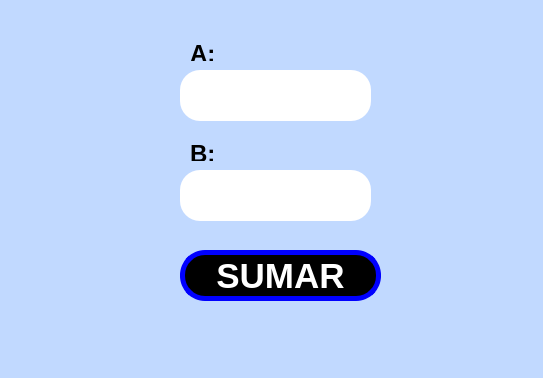
<?xml version="1.0" encoding="UTF-8"?>
<ui version="4.0">
 <class>MainWindow</class>
 <widget class="QMainWindow" name="MainWindow">
  <property name="geometry">
   <rect>
    <x>0</x>
    <y>0</y>
    <width>543</width>
    <height>378</height>
   </rect>
  </property>
  <property name="font">
   <font>
    <pointsize>17</pointsize>
   </font>
  </property>
  <property name="windowTitle">
   <string>MainWindow</string>
  </property>
  <property name="styleSheet">
   <string notr="true">background-color: rgb(193, 217, 255);</string>
  </property>
  <widget class="QWidget" name="centralwidget">
   <widget class="QPushButton" name="btn_sumar">
    <property name="geometry">
     <rect>
      <x>180</x>
      <y>250</y>
      <width>201</width>
      <height>51</height>
     </rect>
    </property>
    <property name="font">
     <font>
      <pointsize>26</pointsize>
      <weight>75</weight>
      <bold>true</bold>
     </font>
    </property>
    <property name="styleSheet">
     <string notr="true">background-color: rgb(0, 0, 0);
color: rgb(255, 255, 255);
border-radius:25px;
border: 5px solid blue;</string>
    </property>
    <property name="text">
     <string>SUMAR</string>
    </property>
   </widget>
   <widget class="QLineEdit" name="txt_A">
    <property name="geometry">
     <rect>
      <x>180</x>
      <y>70</y>
      <width>191</width>
      <height>51</height>
     </rect>
    </property>
    <property name="font">
     <font>
      <pointsize>25</pointsize>
      <weight>75</weight>
      <bold>true</bold>
     </font>
    </property>
    <property name="styleSheet">
     <string notr="true">border-radius:20px;
background-color: rgb(255, 255, 255);</string>
    </property>
    <property name="text">
     <string/>
    </property>
    <property name="alignment">
     <set>Qt::AlignCenter</set>
    </property>
   </widget>
   <widget class="QLabel" name="label">
    <property name="geometry">
     <rect>
      <x>190</x>
      <y>40</y>
      <width>131</width>
      <height>21</height>
     </rect>
    </property>
    <property name="text">
     <string>&lt;html&gt;&lt;head/&gt;&lt;body&gt;&lt;p&gt;&lt;span style=&quot; font-size:18pt; font-weight:700;&quot;&gt;A:&lt;/span&gt;&lt;/p&gt;&lt;/body&gt;&lt;/html&gt;</string>
    </property>
   </widget>
   <widget class="QLabel" name="label_2">
    <property name="geometry">
     <rect>
      <x>190</x>
      <y>140</y>
      <width>131</width>
      <height>21</height>
     </rect>
    </property>
    <property name="text">
     <string>&lt;html&gt;&lt;head/&gt;&lt;body&gt;&lt;p&gt;&lt;span style=&quot; font-size:18pt; font-weight:700;&quot;&gt;B:&lt;/span&gt;&lt;/p&gt;&lt;/body&gt;&lt;/html&gt;</string>
    </property>
   </widget>
   <widget class="QLineEdit" name="txt_B">
    <property name="geometry">
     <rect>
      <x>180</x>
      <y>170</y>
      <width>191</width>
      <height>51</height>
     </rect>
    </property>
    <property name="font">
     <font>
      <pointsize>25</pointsize>
      <weight>75</weight>
      <bold>true</bold>
     </font>
    </property>
    <property name="styleSheet">
     <string notr="true">border-radius:20px;
background-color: rgb(255, 255, 255);</string>
    </property>
    <property name="text">
     <string/>
    </property>
    <property name="alignment">
     <set>Qt::AlignCenter</set>
    </property>
   </widget>
  </widget>
  <widget class="QMenuBar" name="menubar">
   <property name="geometry">
    <rect>
     <x>0</x>
     <y>0</y>
     <width>543</width>
     <height>18</height>
    </rect>
   </property>
  </widget>
  <widget class="QStatusBar" name="statusbar"/>
 </widget>
 <resources/>
 <connections/>
</ui>
